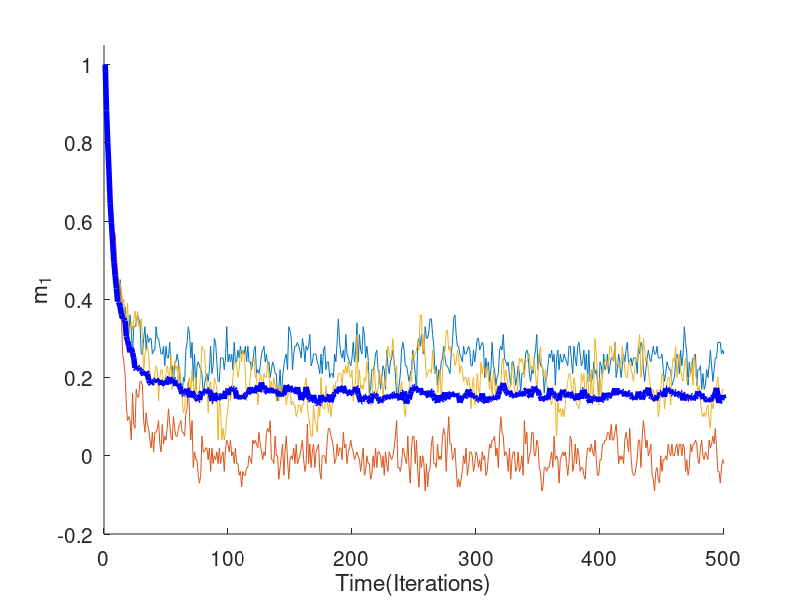

Write MATLAB code to recreate this figure.
clear;
clc;

p = 40; % p=5 for 2a, p=40 for 2b
N = 200;
t = 500;
beta = 2;
m20 = zeros(t,20);
iter = 20;

for k = 1:iter
    theta = 2 * randi([0,1],N,p) - 1 ;
    weight = zeros(N);
    
    for i = 1:p
       weightj = theta(:,i) * theta(:,i)'; 
       weight = weight + (1/N) .* weightj;
    end
    
    for i = 1:N
        weight(i,i) =0;
    end

    states = zeros(N,t);    
    m1 = zeros(t,1);

    state_0 = theta(:,1);
    states(:,1)= state_0;
    m1(1) = state_0' * state_0 / N;
    
for j=1:t-1
    b = weight * states(:,j);
    g = 1 ./ (1 + exp(-2 * beta .* b));

    for n = 1:N
       if rand(1,1)<g(n)
           states(n,j+1) = 1;
       else
           states(n,j+1) = -1;
       end
    end
    
    m1(j+1) = states(:,j+1)'*state_0 / N;
end

   m20(:,k) = m1;

end
m20_mean = mean(m20,2);
hold on
plot([1:t],m20(:,1:3));
plot([1:t],m20_mean,'b','linewidth',4)
xlabel('Time(Iterations)')
ylabel('m_{1}')
set(gca,'fontsize', 15)
ylim([-0.2 1.05]);











